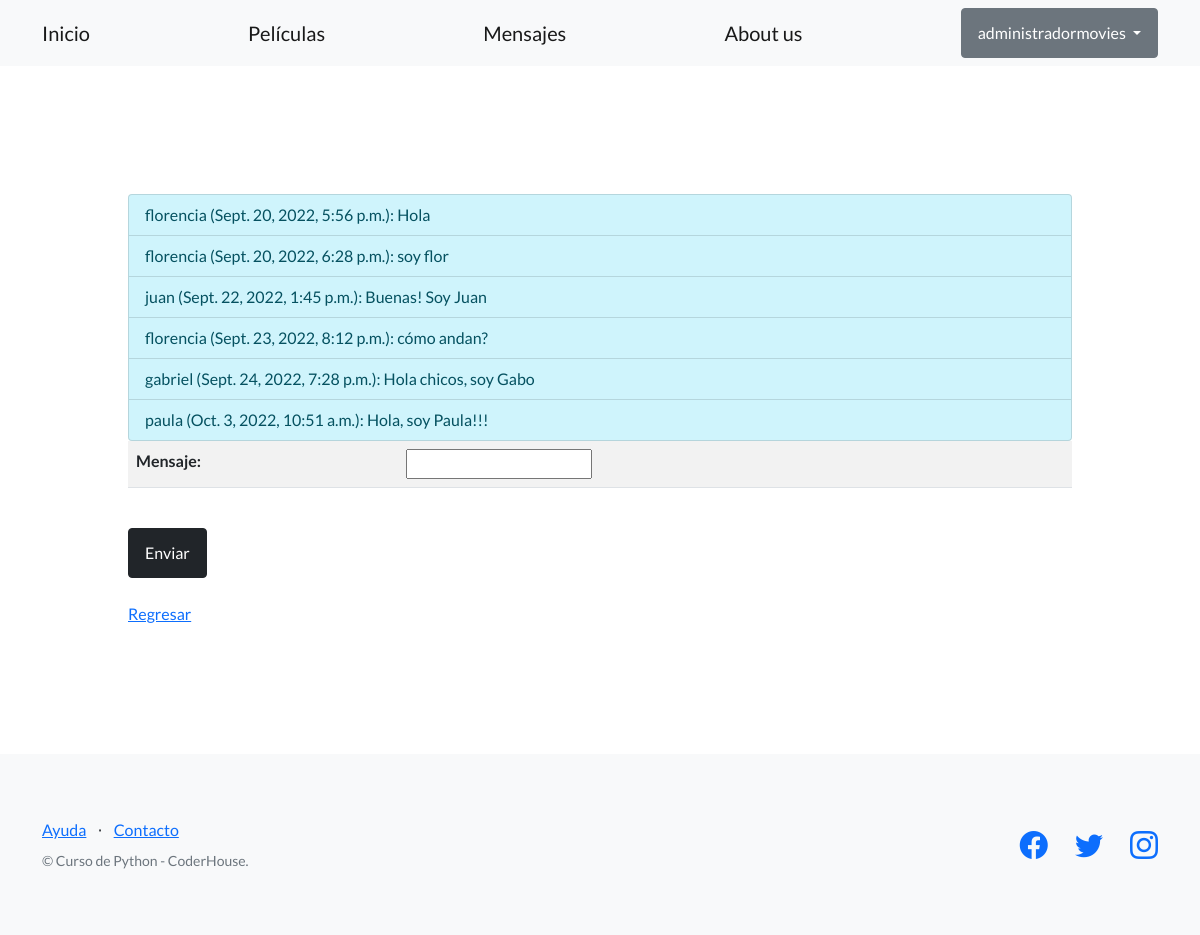
The app's page /peliculas/messages/ (signed in) with its own data.
### app_movies/models.py (models this page shows, shortened)
class Mensajes(models.Model):
    user = models.ForeignKey(User, on_delete=models.CASCADE)
    fecha_creacion = models.DateTimeField(auto_now_add=True)
    mensaje = models.CharField(max_length=400)

### app_movies/views.py (the view)
# urls.py: path('messages/', views.mensajes, name="mensajes")
@login_required
def mensajes (request):
    mensajeForm = MensajesForm()
    mensaje = Mensajes.objects.all()
    if request.method == 'POST':
        contenido_mensaje = MensajesForm(request.POST)
        if contenido_mensaje.is_valid():
            data = contenido_mensaje.cleaned_data
            mensaje = Mensajes(mensaje=data["mensaje"], user=request.user)
            mensaje.save()
            return redirect('mensajes')
        else:
            return render(request, 'app_movies/mensajes.html', {"mensajeForm": contenido_mensaje,"mensajes": mensaje})
    else:
        return render(request, 'app_movies/mensajes.html', {"mensajeForm": mensajeForm,  "mensajes": mensaje})

### app_movies/forms.py
class MensajesForm(forms.Form):
    mensaje = forms.CharField(max_length=400)

### app_movies/templates/app_movies/mensajes.html (shortened to what this page needs)
{% load static %}
<!DOCTYPE html>
<html lang="en">
    <head>
        <link href="https://cdn.jsdelivr.net/npm/bootstrap-icons@1.5.0/font/bootstrap-icons.css" rel="stylesheet" type="text/css" />
        <link href="{% static 'app_movies/css/styles.css' %}" rel="stylesheet" />
    </head>
    <body>
        <nav class="navbar navbar-light bg-light static-top">
            <div class="container">
                <a class="navbar-brand" href="{% url 'inicio' %}">Inicio</a>
                <a class="navbar-brand" href="{% url 'peliculas' %}">Películas</a>
                <a class="navbar-brand" href="{% url 'mensajes' %}">Mensajes</a>
                <a class="navbar-brand" href="{% url 'about_us' %}">About us</a>
                {% if user.is_authenticated %}
                <div class="dropdown">
                    <button class="btn btn-secondary dropdown-toggle" type="button" id="dropdownMenuButton1" data-bs-toggle="dropdown" aria-expanded="false">
                      {{ user.username }}
                    </button>
                  </div>
                {% else %}
                <a class="btn btn-primary" href="{% url 'register' %}">REGISTRARSE</a>
                {% endif %}
            </div>
        </nav>
        <section style="padding:80px;">
        <div style="padding: 3em;">
            <ul class="list-group">
            {% for item in mensajes %}
                <li class="list-group-item list-group-item-info">
                    {{item.user}} ({{item.fecha_creacion}}): {{item.mensaje}}
                </li>
            {% endfor %}
            </ul>
            <form method="POST">
                <table class="table table-striped">
                    {{mensajeForm.as_table}}
                </table>
                <br>
                <button class="btn btn-dark" type="submit">Enviar</button>
            </form>
            <br>
            <a href="{% url 'inicio' %}">Regresar</button></a>
        </div>
        </section>
        <footer class="footer bg-light">
            <div class="container">
                <div class="row">
                    <div class="col-lg-6 h-100 text-center text-lg-start my-auto">
                        <ul class="list-inline mb-2">
                            <li class="list-inline-item"><a href="#!">Ayuda</a></li>
                            <li class="list-inline-item">⋅</li>
                            <li class="list-inline-item"><a href="#!">Contacto</a></li>
                        </ul>
                        <p class="text-muted small mb-4 mb-lg-0">&copy; Curso de Python - CoderHouse.</p>
                    </div>
                    <div class="col-lg-6 h-100 text-center text-lg-end my-auto">
                        <ul class="list-inline mb-0">
                            <li class="list-inline-item me-4">
                                <a href="#!"><i class="bi-facebook fs-3"></i></a>
                            </li>
                            <li class="list-inline-item me-4">
                                <a href="#!"><i class="bi-twitter fs-3"></i></a>
                            </li>
                            <li class="list-inline-item">
                                <a href=""><i class="bi-instagram fs-3"></i></a>
                            </li>
                        </ul>
                    </div>
                </div>
            </div>
        </footer>
    </body>
</html>

### records on screen
Mensajes: user "florencia", fecha_creacion "Sept. 20, 2022, 5:56 p.m.", mensaje "Hola"
Mensajes: user "florencia", fecha_creacion "Sept. 20, 2022, 6:28 p.m.", mensaje "soy flor"
Mensajes: user "juan", fecha_creacion "Sept. 22, 2022, 1:45 p.m.", mensaje "Buenas! Soy Juan"
Mensajes: user "florencia", fecha_creacion "Sept. 23, 2022, 8:12 p.m.", mensaje "cómo andan?"
Mensajes: user "gabriel", fecha_creacion "Sept. 24, 2022, 7:28 p.m.", mensaje "Hola chicos, soy Gabo"
Mensajes: user "paula", fecha_creacion "Oct. 3, 2022, 10:51 a.m.", mensaje "Hola, soy Paula!!!"

### other values on screen
{{ user.username }} "administradormovies"
